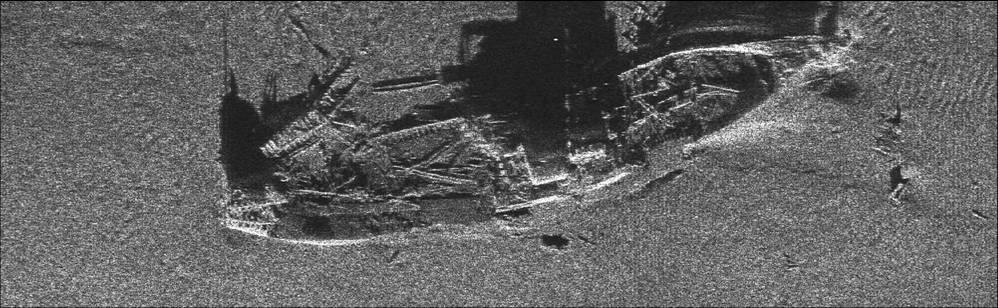
#> input picture Traitement de l'image/TE2/DATA_TE2/Image_epave.jpg, 998 x 308 px, found by its file name
$ python TE2-Reduction-Bruit.py
#> lines starting #> are read from the running program, lines starting #| are printed output that depends on the picture
import cv2
import matplotlib.pyplot as plt
import numpy as np

img = cv2.imread("/Users/melvindubee/Documents/ENSTA/Traitement-image/DATA_TE2/Image_epave.jpg", cv2.IMREAD_GRAYSCALE)
#> img is the input picture: shape (308, 998); min 0, max 255, mean 96.9

plt.figure()
plt.subplot(321)
plt.imshow(img, cmap='gray')
plt.xticks([]), plt.yticks([])
plt.title("Image epave")


taille = 7
kernel = np.ones((taille, taille), np.float32)/(taille**2)
ddepth = -1
img_fil = cv2.filter2D(img, ddepth, kernel)
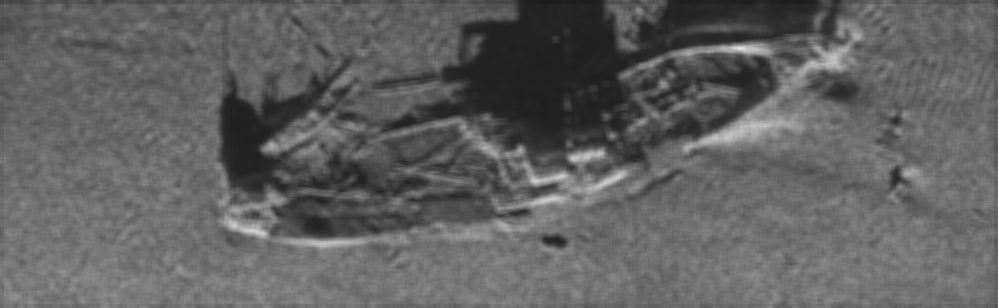
#> img_fil: shape (308, 998); min 27, max 226, mean 97.2
img_filt2 = cv2.blur(img,(taille, taille))

plt.subplot(322)
plt.imshow(img_filt2, cmap='gray')
plt.title("Filtre Moyenneur with filter2D")

plt.subplot(323)
plt.imshow(img_fil, cmap='gray')
plt.title("Filtre Moyenneur with blur")

# Filtrage Gaussien

taille = 7
img_gauss = cv2.GaussianBlur(img,(taille, taille),0)
img_gauss2 = cv2.GaussianBlur(img,(taille, taille),4,4, cv2.BORDER_DEFAULT)
plt.subplot(324)
plt.imshow(img_gauss, cmap='gray')
plt.title("Filtre Gaussien")
plt.subplot(325)
plt.imshow(img_gauss, cmap='gray')
plt.title("Filtre Gaussien 2")


# Filtrage non-linéaire Median

taille= 7
img_median = cv2.medianBlur(img, taille)

plt.subplot(326)
plt.imshow(img_median, cmap='gray')
plt.title("Image après Median")

plt.show()
